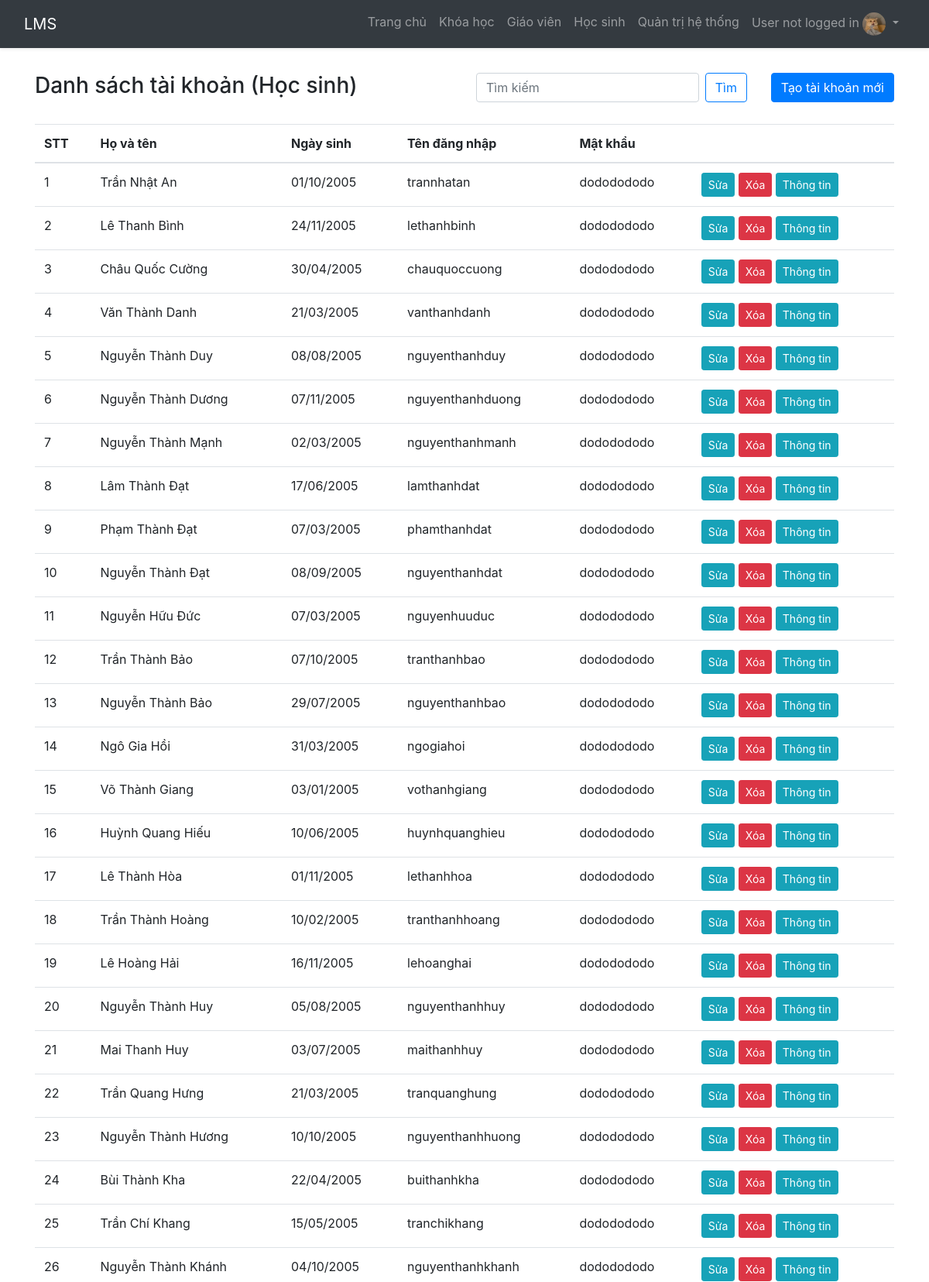
The page /admin/student.php (upper part) on the database its author committed.
### tables this page shows
CREATE TABLE user_account
(
    account_id BIGINT PRIMARY KEY NOT NULL AUTO_INCREMENT,
    username VARCHAR(255) NOT NULL,
    password VARCHAR(255) NOT NULL,
    user_id BIGINT NOT NULL
);

CREATE TABLE user
(
    user_id BIGINT PRIMARY KEY NOT NULL AUTO_INCREMENT,
    full_name VARCHAR(50) NOT NULL,
    date_of_birth DATE NOT NULL ,
    gender CHAR(1) NOT NULL,
    address VARCHAR(255) NOT NULL,
    phone VARCHAR(15) NOT NULL,
    email VARCHAR(255) NOT NULL,
    citizen_id VARCHAR(15) NOT NULL
);

### admin/student.php (the view, shortened to what this page needs)
<?php
include("layout.php");
include_once('../config/connect.php');
$sql_student_account = "SELECT * FROM user_account ua
INNER JOIN user us ON ua.user_id = us.user_id
INNER JOIN user_role ur ON us.user_id = ur.user_id
WHERE ur.role_id = 1";
$result_student_account = mysqli_query($dbconnect, $sql_student_account);
?>
<!DOCTYPE html>
<html lang="en">
<head>
    <link rel="stylesheet" href="https://stackpath.bootstrapcdn.com/bootstrap/4.5.2/css/bootstrap.min.css" />
</head>
<body>
    <div class="container mt-4">
        <div class="row">
            <div class="col-md-6">
                <h3>Danh sách tài khoản (Học sinh)</h3>
            </div>
            <div class="col-md-4">
            <form class="d-flex" action="acc_find.php" method="GET">
                <input class="form-control me-2" type="search" placeholder="Tìm kiếm" aria-label="Tìm kiếm" name="tukhoa"value="">
            <button class="btn btn-outline-primary" type="submit" name="timkiem" value="find">Tìm</button>
            </form>
            </div>
            <div class="col-md-2 text-right">
              <a class="btn btn-primary" type="button" href="acc_add.php?role_id=1&role_name=student"> Tạo tài khoản mới </a>
            </div>
        </div>
        <div class="row mt-4">
            <div class="col-md-12">
                <table class="table">
                    <thead>
                        <tr>
                            <th>STT</th>
                            <th>Họ và tên</th>
                            <th>Ngày sinh</th>
                            <th>Tên đăng nhập</th>
                            <th>Mật khẩu</th>
                            <th></th>
                        </tr>
                    </thead>
                    <tbody>
                        <?php
                        $i = 0;
                        while ($row_student_account = mysqli_fetch_array($result_student_account))
                        {
                        ?>
                        <tr>
                            <td><?php $i++; echo $i ?></td>
                            <td><?php echo $row_student_account['full_name'] ?></td>
                            <td><?php echo date('d/m/Y', strtotime($row_student_account['date_of_birth'])); ?></td>
                            <td><?php echo $row_student_account['username'] ?></td>
                            <td><?php echo $row_student_account['password'] ?></td>
                            <td>
                                <a class="btn btn-info btn-sm" href="acc_edit.php?user_id=<?php echo $row_student_account['user_id'];?>&role_id=1&role_name=student">Sửa</a>
                                <a class="btn btn-danger btn-sm" onclick="return Del('<?php echo $row_student_account['full_name']; ?>')" href="pross/delete.php?user_id=<?php echo $row_student_account['user_id'];?>&role_id=1">Xóa</a>
                                <a class="btn btn-info btn-sm" href="acc_view.php?user_id=<?php echo $row_student_account['user_id'];?>&role_id=1&role_name=student">Thông tin</a>
                            </td>
                        </tr>
                        <?php
                        }
                        ?>
                    </tbody>
                </table>
            </div>
        </div>
    </div>
</body>
</html>

### admin/layout.php (style rules this page uses)
body { padding-top: 70px; }

### rows shown on the page
user_account: user.full_name "Trần Nhật An", user.date_of_birth "01/10/2005", username "trannhatan", password "dododododo"
user_account: user.full_name "Lê Thanh Bình", user.date_of_birth "24/11/2005", username "lethanhbinh", password "dododododo"
user_account: user.full_name "Châu Quốc Cường", user.date_of_birth "30/04/2005", username "chauquoccuong", password "dododododo"
user_account: user.full_name "Văn Thành Danh", user.date_of_birth "21/03/2005", username "vanthanhdanh", password "dododododo"
user_account: user.full_name "Nguyễn Thành Duy", user.date_of_birth "08/08/2005", username "nguyenthanhduy", password "dododododo"
user_account: user.full_name "Nguyễn Thành Dương", user.date_of_birth "07/11/2005", username "nguyenthanhduong", password "dododododo"
user_account: user.full_name "Nguyễn Thành Mạnh", user.date_of_birth "02/03/2005", username "nguyenthanhmanh", password "dododododo"
user_account: user.full_name "Lâm Thành Đạt", user.date_of_birth "17/06/2005", username "lamthanhdat", password "dododododo"
user_account: user.full_name "Phạm Thành Đạt", user.date_of_birth "07/03/2005", username "phamthanhdat", password "dododododo"
user_account: user.full_name "Nguyễn Thành Đạt", user.date_of_birth "08/09/2005", username "nguyenthanhdat", password "dododododo"
user_account: user.full_name "Nguyễn Hữu Đức", user.date_of_birth "07/03/2005", username "nguyenhuuduc", password "dododododo"
user_account: user.full_name "Trần Thành Bảo", user.date_of_birth "07/10/2005", username "tranthanhbao", password "dododododo"
user_account: user.full_name "Nguyễn Thành Bảo", user.date_of_birth "29/07/2005", username "nguyenthanhbao", password "dododododo"
user_account: user.full_name "Ngô Gia Hồi", user.date_of_birth "31/03/2005", username "ngogiahoi", password "dododododo"
user_account: user.full_name "Võ Thành Giang", user.date_of_birth "03/01/2005", username "vothanhgiang", password "dododododo"
user_account: user.full_name "Huỳnh Quang Hiếu", user.date_of_birth "10/06/2005", username "huynhquanghieu", password "dododododo"
user_account: user.full_name "Lê Thành Hòa", user.date_of_birth "01/11/2005", username "lethanhhoa", password "dododododo"
user_account: user.full_name "Trần Thành Hoàng", user.date_of_birth "10/02/2005", username "tranthanhhoang", password "dododododo"
user_account: user.full_name "Lê Hoàng Hải", user.date_of_birth "16/11/2005", username "lehoanghai", password "dododododo"
user_account: user.full_name "Nguyễn Thành Huy", user.date_of_birth "05/08/2005", username "nguyenthanhhuy", password "dododododo"
user_account: user.full_name "Mai Thanh Huy", user.date_of_birth "03/07/2005", username "maithanhhuy", password "dododododo"
user_account: user.full_name "Trần Quang Hưng", user.date_of_birth "21/03/2005", username "tranquanghung", password "dododododo"
user_account: user.full_name "Nguyễn Thành Hương", user.date_of_birth "10/10/2005", username "nguyenthanhhuong", password "dododododo"
user_account: user.full_name "Bùi Thành Kha", user.date_of_birth "22/04/2005", username "buithanhkha", password "dododododo"
user_account: user.full_name "Trần Chí Khang", user.date_of_birth "15/05/2005", username "tranchikhang", password "dododododo"
user_account: user.full_name "Nguyễn Thành Khánh", user.date_of_birth "04/10/2005", username "nguyenthanhkhanh", password "dododododo"

### other values the page prints
$username_now "User not logged in"
